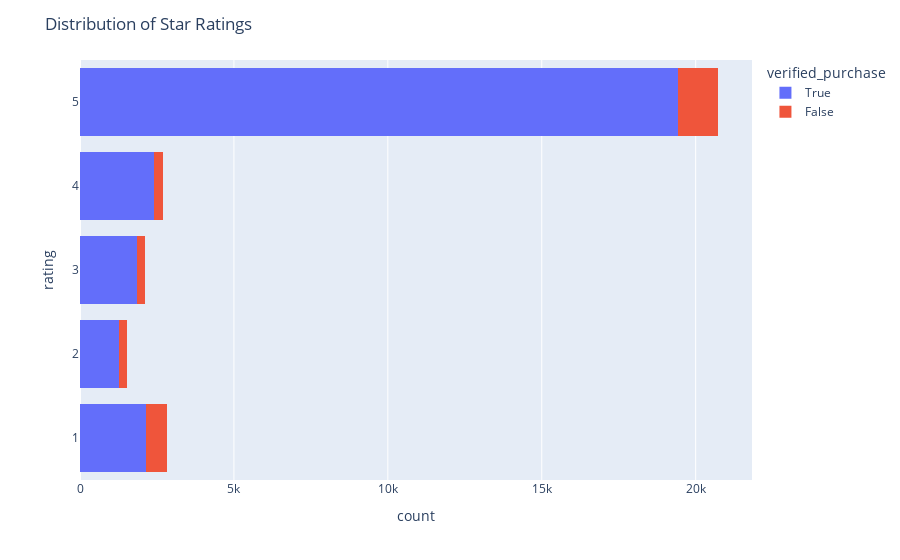

This figure's notebook cell:
### Code cell
fig: Figure = px.histogram(df, y="rating", color="verified_purchase", barmode="stack")
fig.update_layout(bargap=0.2, title="Distribution of Star Ratings")

### Figure 1 — Plotly figure (JSON) as saved in the notebook; plotly's stock layout.template omitted (floating-point values rounded to 4 significant figures; data arrays with more than 128 entries replaced by an {"elided": "..."} marker saying what was removed)
{"data": [{"alignmentgroup": "True", "bingroup": "y", "hovertemplate": "verified_purchase=True<br>count=%{x}<br>rating=%{y}<extra></extra>", "legendgroup": "True", "marker": {"color": "#636efa", "pattern": {"shape": ""}}, "name": "True", "offsetgroup": "True", "orientation": "h", "showlegend": true, "type": "histogram", "xaxis": "x", "y": {"elided": "27093 int values"}, "yaxis": "y"}, {"alignmentgroup": "True", "bingroup": "y", "hovertemplate": "verified_purchase=False<br>count=%{x}<br>rating=%{y}<extra></extra>", "legendgroup": "False", "marker": {"color": "#EF553B", "pattern": {"shape": ""}}, "name": "False", "offsetgroup": "False", "orientation": "h", "showlegend": true, "type": "histogram", "xaxis": "x", "y": {"elided": "2781 int values"}, "yaxis": "y"}], "layout": {"bargap": 0.2, "barmode": "stack", "legend": {"title": {"text": "verified_purchase"}, "tracegroupgap": 0}, "margin": {"t": 60}, "title": {"text": "Distribution of Star Ratings"}, "xaxis": {"anchor": "y", "domain": [0, 1], "title": {"text": "count"}}, "yaxis": {"anchor": "x", "domain": [0, 1], "title": {"text": "rating"}}}}
